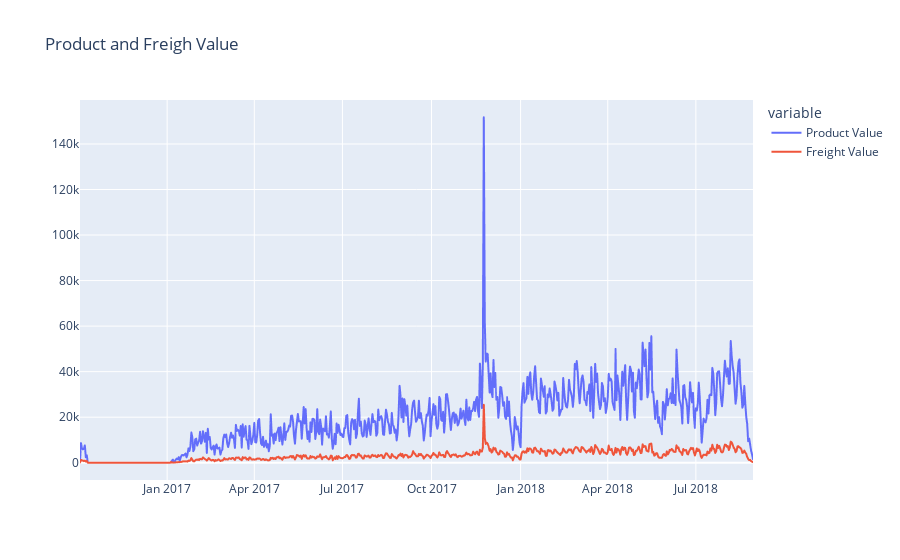

The notebook cell saved with this chart:
### Code cell
fig = px.line(
    daily_orders, 
    x='order_purchase_timestamp', 
    y=['product_value', 'freigh_value'],
    labels={'product_value': 'Product Value', 'freigh_value': 'Freight Value'},
    title='Product and Freigh Value'
)

fig.update_traces(
    name='Product Value',
    selector=dict(name='product_value')
)

fig.update_traces(
    name='Freight Value',
    selector=dict(name='freigh_value')
)

fig.update_layout(
    xaxis=dict(
        title=None
    ),
    yaxis=dict(
        title=None,
        range=[daily_orders['product_value'].max()*-0.05, daily_orders['product_value'].max()*1.05]
    )
)

fig.show()

### Figure 1 — Plotly figure (JSON) as saved in the notebook; plotly's stock layout.template omitted (floating-point values rounded to 4 significant figures; data arrays with more than 128 entries replaced by an {"elided": "..."} marker saying what was removed)
{"data": [{"hovertemplate": "variable=product_value<br>order_purchase_timestamp=%{x}<br>value=%{y}<extra></extra>", "legendgroup": "product_value", "line": {"color": "#636efa", "dash": "solid"}, "marker": {"symbol": "circle"}, "mode": "lines", "name": "Product Value", "showlegend": true, "type": "scattergl", "x": {"elided": "696 str values"}, "xaxis": "x", "y": {"elided": "696 float values"}, "yaxis": "y"}, {"hovertemplate": "variable=freigh_value<br>order_purchase_timestamp=%{x}<br>value=%{y}<extra></extra>", "legendgroup": "freigh_value", "line": {"color": "#EF553B", "dash": "solid"}, "marker": {"symbol": "circle"}, "mode": "lines", "name": "Freight Value", "showlegend": true, "type": "scattergl", "x": {"elided": "696 str values"}, "xaxis": "x", "y": {"elided": "696 float values"}, "yaxis": "y"}], "layout": {"legend": {"title": {"text": "variable"}, "tracegroupgap": 0}, "title": {"text": "Product and Freigh Value"}, "xaxis": {"anchor": "y", "domain": [0, 1], "title": {}}, "yaxis": {"anchor": "x", "domain": [0, 1], "range": [-7586.0, 159300.0], "title": {}}}}
